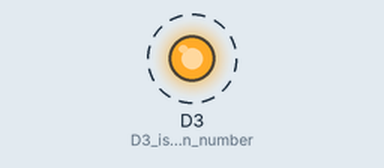
Simulated run of this sketch. Board: ESP8266 (NodeMCU). Shown: output pins drawn as LEDs (lit = HIGH). Dashed ring = blinking.

Above: at 0.5 s.
Timing chart, 0 to 4.6 s (numbered marks = the images above):
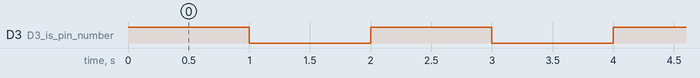

Measured:
- by itself, D3 (D3_is_pin_number): alternates HIGH for 1.0 s and LOW for 1.0 s

The sketch:

LED_blink.ino
```cpp
void setup() {
  pinMode(D3, OUTPUT);    //  D3 is pin number, OUTPUT is mode of pin, i.e. LED is of output type.
}

void loop() {
  digitalWrite(D3, 1);  //  writing power supply (1 or HIGH) on pin D3.
  delay(1000);
  digitalWrite(D3, 0);  //  writing power supply (0 or LOW) on pin D3.
  delay(1000);
}
```
